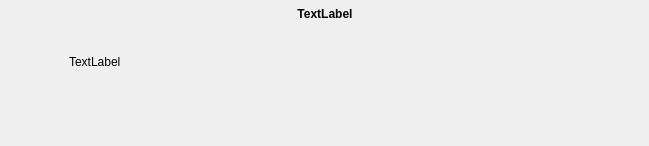
<?xml version="1.0" encoding="UTF-8"?>
<ui version="4.0">
 <class>UIKanSoloTaskTile</class>
 <widget class="QWidget" name="UIKanSoloTaskTile">
  <property name="geometry">
   <rect>
    <x>0</x>
    <y>0</y>
    <width>649</width>
    <height>146</height>
   </rect>
  </property>
  <property name="maximumSize">
   <size>
    <width>16777215</width>
    <height>16777215</height>
   </size>
  </property>
  <property name="windowTitle">
   <string>UISoloAgileTaskTile</string>
  </property>
  <property name="styleSheet">
   <string notr="true">#m_frmText
{
	margin-left:10px;
	margin-right:10px;
}</string>
  </property>
  <layout class="QVBoxLayout" name="verticalLayout_2">
   <property name="spacing">
    <number>2</number>
   </property>
   <property name="leftMargin">
    <number>2</number>
   </property>
   <property name="topMargin">
    <number>2</number>
   </property>
   <property name="rightMargin">
    <number>2</number>
   </property>
   <property name="bottomMargin">
    <number>2</number>
   </property>
   <item>
    <widget class="QFrame" name="frame">
     <property name="sizePolicy">
      <sizepolicy hsizetype="Preferred" vsizetype="Fixed">
       <horstretch>0</horstretch>
       <verstretch>0</verstretch>
      </sizepolicy>
     </property>
     <layout class="QHBoxLayout" name="horizontalLayout_2">
      <property name="spacing">
       <number>0</number>
      </property>
      <property name="leftMargin">
       <number>2</number>
      </property>
      <property name="topMargin">
       <number>2</number>
      </property>
      <property name="rightMargin">
       <number>2</number>
      </property>
      <property name="bottomMargin">
       <number>2</number>
      </property>
      <item>
       <widget class="QPushButton" name="m_btnEdit">
        <property name="sizePolicy">
         <sizepolicy hsizetype="Fixed" vsizetype="Fixed">
          <horstretch>0</horstretch>
          <verstretch>0</verstretch>
         </sizepolicy>
        </property>
        <property name="cursor">
         <cursorShape>PointingHandCursor</cursorShape>
        </property>
        <property name="styleSheet">
         <string notr="true">QPushButton
{
background:transparent;
border:none;
}</string>
        </property>
        <property name="text">
         <string/>
        </property>
        <property name="icon">
         <iconset resource="../resx/resources.qrc">
          <normaloff>:/imgPushpinEdit.png</normaloff>:/imgPushpinEdit.png</iconset>
        </property>
        <property name="iconSize">
         <size>
          <width>48</width>
          <height>48</height>
         </size>
        </property>
       </widget>
      </item>
      <item>
       <spacer name="horizontalSpacer">
        <property name="orientation">
         <enum>Qt::Horizontal</enum>
        </property>
        <property name="sizeHint" stdset="0">
         <size>
          <width>40</width>
          <height>20</height>
         </size>
        </property>
       </spacer>
      </item>
      <item>
       <widget class="QLabel" name="m_txtTitle">
        <property name="sizePolicy">
         <sizepolicy hsizetype="Preferred" vsizetype="Fixed">
          <horstretch>0</horstretch>
          <verstretch>0</verstretch>
         </sizepolicy>
        </property>
        <property name="font">
         <font>
          <weight>75</weight>
          <bold>true</bold>
         </font>
        </property>
        <property name="styleSheet">
         <string notr="true"/>
        </property>
        <property name="text">
         <string>TextLabel</string>
        </property>
        <property name="alignment">
         <set>Qt::AlignCenter</set>
        </property>
       </widget>
      </item>
      <item>
       <spacer name="horizontalSpacer_2">
        <property name="orientation">
         <enum>Qt::Horizontal</enum>
        </property>
        <property name="sizeHint" stdset="0">
         <size>
          <width>40</width>
          <height>20</height>
         </size>
        </property>
       </spacer>
      </item>
      <item>
       <widget class="QPushButton" name="m_btnClose">
        <property name="sizePolicy">
         <sizepolicy hsizetype="Fixed" vsizetype="Fixed">
          <horstretch>0</horstretch>
          <verstretch>0</verstretch>
         </sizepolicy>
        </property>
        <property name="minimumSize">
         <size>
          <width>0</width>
          <height>0</height>
         </size>
        </property>
        <property name="maximumSize">
         <size>
          <width>444444</width>
          <height>444444</height>
         </size>
        </property>
        <property name="cursor">
         <cursorShape>PointingHandCursor</cursorShape>
        </property>
        <property name="styleSheet">
         <string notr="true">QPushButton
{
background:transparent;
border:none;
}</string>
        </property>
        <property name="text">
         <string/>
        </property>
        <property name="icon">
         <iconset resource="../resx/resources.qrc">
          <normaloff>:/imgPushpin.png</normaloff>:/imgPushpin.png</iconset>
        </property>
        <property name="iconSize">
         <size>
          <width>48</width>
          <height>48</height>
         </size>
        </property>
       </widget>
      </item>
     </layout>
    </widget>
   </item>
   <item>
    <widget class="QFrame" name="m_frmText">
     <layout class="QVBoxLayout" name="verticalLayout">
      <property name="spacing">
       <number>0</number>
      </property>
      <property name="leftMargin">
       <number>0</number>
      </property>
      <property name="topMargin">
       <number>0</number>
      </property>
      <property name="rightMargin">
       <number>0</number>
      </property>
      <property name="bottomMargin">
       <number>0</number>
      </property>
      <item>
       <layout class="QHBoxLayout" name="horizontalLayout">
        <property name="leftMargin">
         <number>2</number>
        </property>
        <property name="topMargin">
         <number>2</number>
        </property>
        <property name="rightMargin">
         <number>2</number>
        </property>
        <property name="bottomMargin">
         <number>2</number>
        </property>
        <item>
         <widget class="QLabel" name="m_lblScore">
          <property name="minimumSize">
           <size>
            <width>47</width>
            <height>64</height>
           </size>
          </property>
          <property name="maximumSize">
           <size>
            <width>47</width>
            <height>64</height>
           </size>
          </property>
          <property name="text">
           <string/>
          </property>
         </widget>
        </item>
        <item>
         <spacer name="horizontalSpacer_3">
          <property name="orientation">
           <enum>Qt::Horizontal</enum>
          </property>
          <property name="sizeType">
           <enum>QSizePolicy::Fixed</enum>
          </property>
          <property name="sizeHint" stdset="0">
           <size>
            <width>8</width>
            <height>20</height>
           </size>
          </property>
         </spacer>
        </item>
        <item>
         <widget class="QLabel" name="m_txtDescription">
          <property name="sizePolicy">
           <sizepolicy hsizetype="Expanding" vsizetype="Preferred">
            <horstretch>0</horstretch>
            <verstretch>0</verstretch>
           </sizepolicy>
          </property>
          <property name="text">
           <string>TextLabel</string>
          </property>
          <property name="wordWrap">
           <bool>true</bool>
          </property>
         </widget>
        </item>
       </layout>
      </item>
     </layout>
    </widget>
   </item>
   <item>
    <spacer name="verticalSpacer">
     <property name="orientation">
      <enum>Qt::Vertical</enum>
     </property>
     <property name="sizeHint" stdset="0">
      <size>
       <width>20</width>
       <height>40</height>
      </size>
     </property>
    </spacer>
   </item>
  </layout>
 </widget>
 <resources>
  <include location="../resx/resources.qrc"/>
 </resources>
 <connections/>
</ui>
